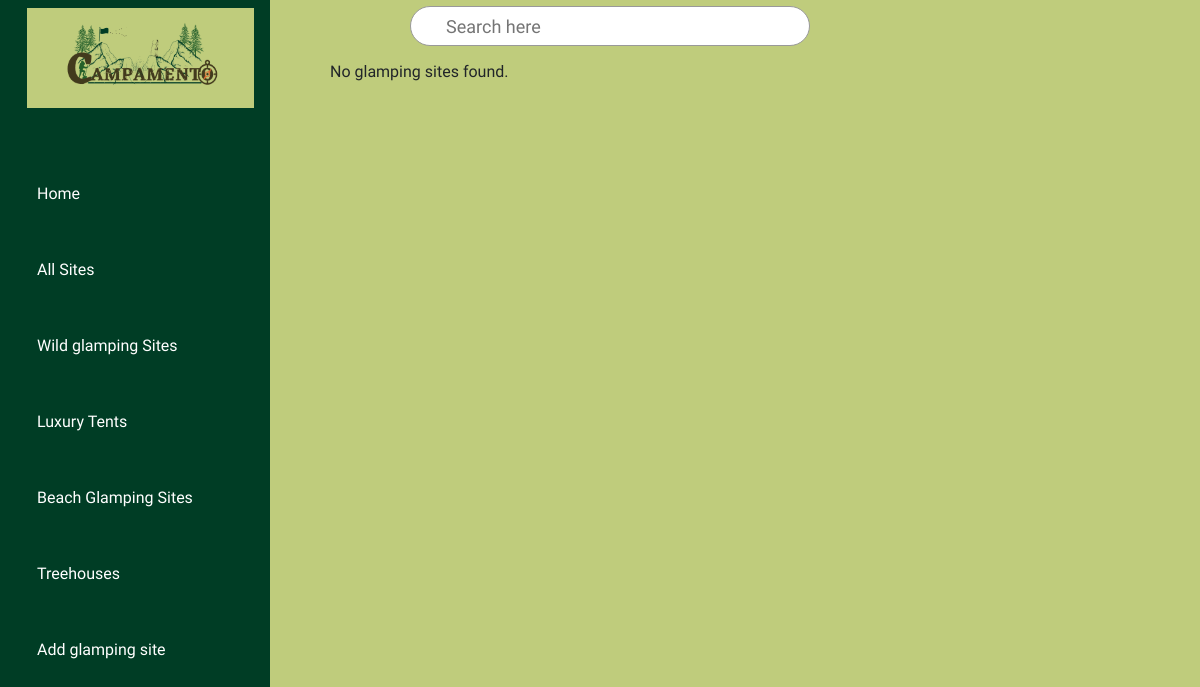
Before: /glamping manager/trending_sites.php with the older database file.
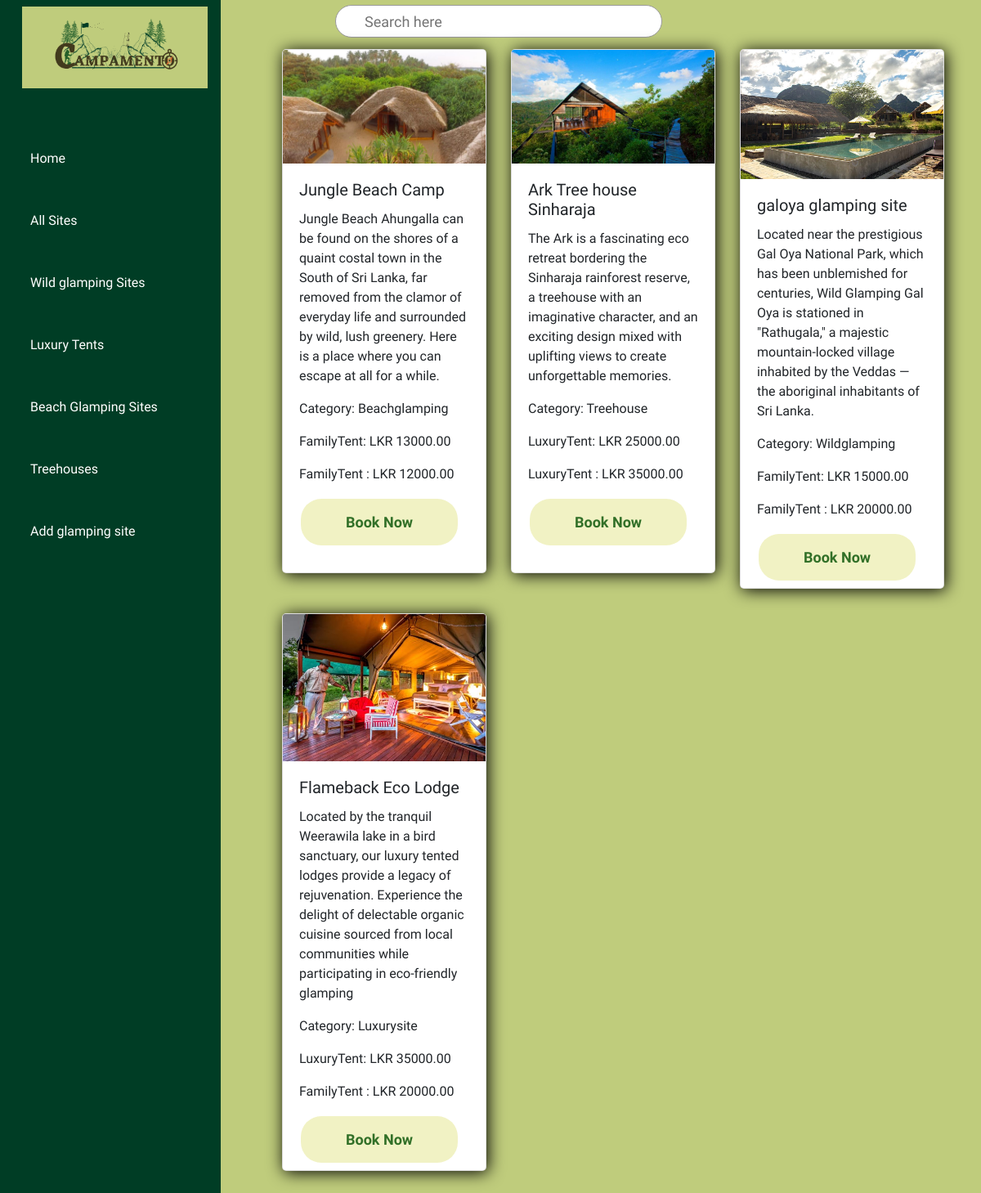
After: the same page with the newer database file.
### tables this page shows
CREATE TABLE `glmp_sites` (
  `site_id` int(11) NOT NULL,
  `site_name` varchar(255) NOT NULL,
  `site_description` text NOT NULL,
  `site_category` varchar(100) NOT NULL,
  `price` decimal(10,2) NOT NULL,
  `site_image` varchar(255) NOT NULL,
  `room1_type` varchar(50) DEFAULT NULL,
  `room1_price` decimal(10,2) DEFAULT NULL,
  `room2_type` varchar(50) DEFAULT NULL,
  `room2_price` decimal(10,2) DEFAULT NULL
);

### glamping manager/trending_sites.php (the view, shortened to what this page needs)
<html lang="en">
<head>
    <link rel="stylesheet" href="https://cdnjs.cloudflare.com/ajax/libs/font-awesome/4.7.0/css/font-awesome.min.css">
    <link rel="stylesheet" href="https://stackpath.bootstrapcdn.com/bootstrap/4.5.2/css/bootstrap.min.css">
</head>
<body>
 <div id="sidebar">
            <?php
            include("sidebar.php");
            ?>
        </div>
<div class="main">
            <div class="topbar">
                <div class="toggle">
                </div>
                <div class="search">
                    <label>
                        <input type="text" placeholder="Search here">
                    </label>
                </div>
            </div>
           <div class="container">
        <div class="row">
            <?php
            $conn = mysqli_connect("localhost", "root", "", "campamento");
            $sql = "SELECT * FROM glmp_sites";
            $result = mysqli_query($conn, $sql);
            if (mysqli_num_rows($result) > 0) {
                while ($row = mysqli_fetch_assoc($result)) {
                    ?>
                    <div class="col-md-4">
                        <div class="card">
                            <img src="uploads/<?php echo $row['site_image']; ?>" class="card-img-top" alt="Site Image">
                            <div class="card-body">
                                <h5 class="card-title"><?php echo $row['site_name']; ?></h5>
                                <p class="card-text"><?php echo $row['site_description']; ?></p>
                                <p class="card-text">Category: <?php echo $row['site_category']; ?></p>
                                <p class="card-text"><?php echo $row['room1_type']; ?>: LKR <?php echo $row['room1_price']; ?></p>
                                <p class="card-text"><?php echo $row['room2_type']; ?> : LKR <?php echo $row['room2_price']; ?></p>
                                <a href="check_in.php" class="button">Book Now</a>
                              </div>
                        </div>
                    </div>
                    <?php
                }
            } else {
                echo "No glamping sites found.";
            }
            ?>
        </div>
    </div>
</body>
</html>

Changed rows visible on the page:
added glmp_sites: site_image (picture), site_name "Jungle Beach Camp", site_description "Jungle Beach Ahungalla can be found on the shores of a quaint costal town in the South of Sri Lanka, far removed from the clamor of everyday life and surrounded by wild, lush greenery. Here is a place where you can escape at all for a while.", site_category "Beachglamping", room1_type "FamilyTent", room1_price "13000.00", room2_type "FamilyTent", room2_price "12000.00"
added glmp_sites: site_image (picture), site_name "Ark Tree house Sinharaja", site_description "The Ark is a fascinating eco retreat bordering the Sinharaja rainforest reserve, a treehouse with an imaginative character, and an exciting design mixed with uplifting views to create unforgettable memories.", site_category "Treehouse", room1_type "LuxuryTent", room1_price "25000.00", room2_type "LuxuryTent", room2_price "35000.00"
added glmp_sites: site_image (picture), site_name "galoya glamping site", site_description "Located near the prestigious Gal Oya National Park, which has been unblemished for centuries, Wild Glamping Gal Oya is stationed in \"Rathugala,\" a majestic mountain-locked village inhabited by the Veddas — the aboriginal inhabitants of Sri Lanka.", site_category "Wildglamping", room1_type "FamilyTent", room1_price "15000.00", room2_type "FamilyTent", room2_price "20000.00"
added glmp_sites: site_image (picture), site_name "Flameback Eco Lodge", site_description "Located by the tranquil Weerawila lake in a bird sanctuary, our luxury tented lodges provide a legacy of rejuvenation. Experience the delight of delectable organic cuisine sourced from local communities while participating in eco-friendly glamping", site_category "Luxurysite", room1_type "LuxuryTent", room1_price "35000.00", room2_type "FamilyTent", room2_price "20000.00"
Other visible differences:
text no longer shown: "No glamping sites found."
